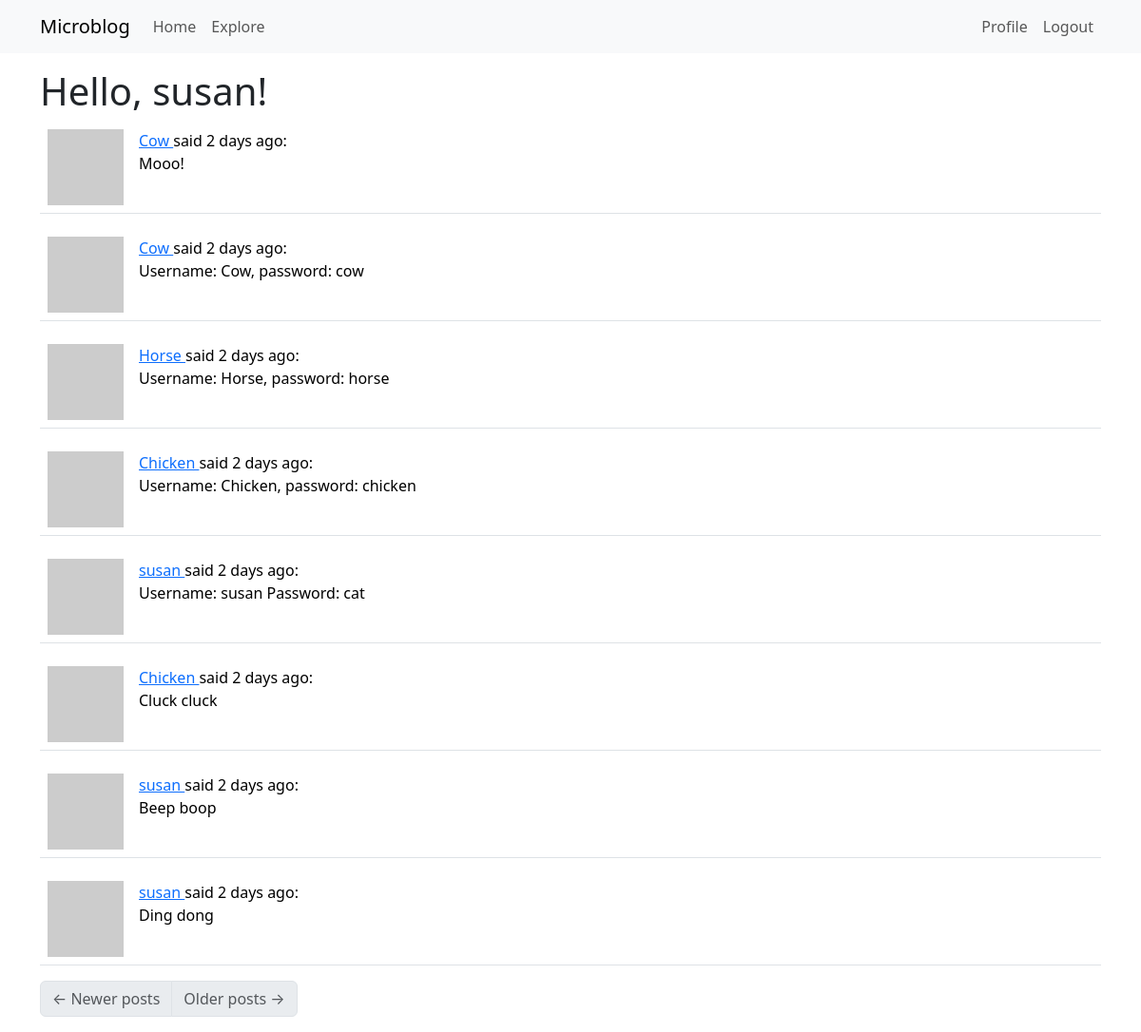
Page /explore (signed in) on the committed database.
### app/models.py (models this page shows, shortened)
class User(UserMixin, db.Model):
    id: so.Mapped[int] = so.mapped_column(primary_key=True)
    username: so.Mapped[str] = so.mapped_column(sa.String(64), index=True, unique=True)
    email: so.Mapped[str] = so.mapped_column(sa.String(120), index=True, unique=True)
    password_hash: so.Mapped[Optional[str]] = so.mapped_column(sa.String(256))
    posts: so.WriteOnlyMapped['Post'] = so.relationship(back_populates='author')
    about_me: so.Mapped[Optional[str]] = so.mapped_column(sa.String(140))
    last_seen: so.Mapped[Optional[datetime]] = so.mapped_column(default=lambda: datetime.now(timezone.utc))
    following: so.WriteOnlyMapped['User'] = so.relationship(
        secondary = followers,
        primaryjoin = (followers.c.follower_id == id),
        secondaryjoin = (followers.c.followed_id == id),
        back_populates = 'followers'
    )
    followers: so.WriteOnlyMapped['User'] = so.relationship(
        secondary = followers,
        primaryjoin = (followers.c.followed_id == id),
        secondaryjoin = (followers.c.follower_id == id),
        back_populates = 'following'
    )
    def avatar(self, size):
        digest = md5(self.email.lower().encode('utf-8')).hexdigest()
        return f'https://www.gravatar.com/avatar/{digest}?d=identicon&s={size}'

class Post(db.Model):
    id: so.Mapped[int] = so.mapped_column(primary_key=True)
    body: so.Mapped[str] = so.mapped_column(sa.String(140))
    timestamp: so.Mapped[datetime] = so.mapped_column(index=True, default=lambda: datetime.now(timezone.utc))
    user_id: so.Mapped[int] = so.mapped_column(sa.ForeignKey(User.id), index=True)
    author: so.Mapped[User] = so.relationship(back_populates='posts')

### app/routes.py (the view)
@app.route('/explore')
@login_required
def explore():
    page = request.args.get('page', 1, type=int)
    query = sa.select(Post).order_by(Post.timestamp.desc())
    posts = db.paginate(query, page=page, per_page=app.config['POSTS_PER_PAGE'], error_out=False)
    next_url = url_for('explore', page=posts.next_num) if posts.has_next else None
    prev_url = url_for('explore', page=posts.prev_num) if posts.has_prev else None
    return render_template('index.html', title='Explore', posts=posts.items, next_url=next_url, prev_url=prev_url)

### app/models.py (called while the page is built)
@login.user_loader
def load_user(id):
    return db.session.get(User, int(id))

### app/routes.py (called while the page is built)
@app.before_request
def before_request():
    if current_user.is_authenticated:
        current_user.last_seen = datetime.now(timezone.utc)
        db.session.commit()

### app/templates/index.html (shortened to what this page needs)
{% extends "base.html" %}
{% import "bootstrap_wtf.html" as wtf %}
{% block content %}
    <h1>
        Hello, {{ current_user.username }}!
    </h1>
    {% for post in posts %}
        {% include '_post.html' %}
    {% endfor %}
    <nav aria-label="Post navigation">
        <ul class="pagination">
            <li class="page-item{% if not prev_url %} disabled{% endif %}">
                <a class="page-link" href="{{ prev_url }}">
                    <span aria-hidden="true">&larr;</span> Newer posts
                </a>
            </li>
            <li class="page-item{% if not next_url %} disabled{% endif %}">
                <a class="page-link" href="{{ next_url }}">
                    Older posts <span aria-hidden="true">&rarr;</span>
                </a>
            </li>
        </ul>
    </nav>
{% endblock %}

### app/templates/_post.html
<table class="table table-hover">
    <tr>
        <td width="70px">
            <a href="{{ url_for('user', username=post.author.username) }}">
                <img src="{{ post.author.avatar(70) }}">
            </a>
        </td>
        <td>
            <a href="{{ url_for('user', username=post.author.username) }}">
                {{ post.author.username }}
            </a>
            said {{ moment(post.timestamp).fromNow() }}:
            <br />
            {{ post.body }}
        </td>
    </tr>
</table>

### rows in the picture
User: username "susan"
Post: author.username "Cow", timestamp "2 days ago", body "Mooo!"
Post: author.username "Cow", timestamp "2 days ago", body "Username: Cow, password: cow"
Post: author.username "Horse", timestamp "2 days ago", body "Username: Horse, password: horse"
Post: author.username "Chicken", timestamp "2 days ago", body "Username: Chicken, password: chicken"
Post: author.username "susan", timestamp "2 days ago", body "Username: susan Password: cat"
Post: author.username "Chicken", timestamp "2 days ago", body "Cluck cluck"
Post: author.username "susan", timestamp "2 days ago", body "Beep boop"
Post: author.username "susan", timestamp "2 days ago", body "Ding dong"
